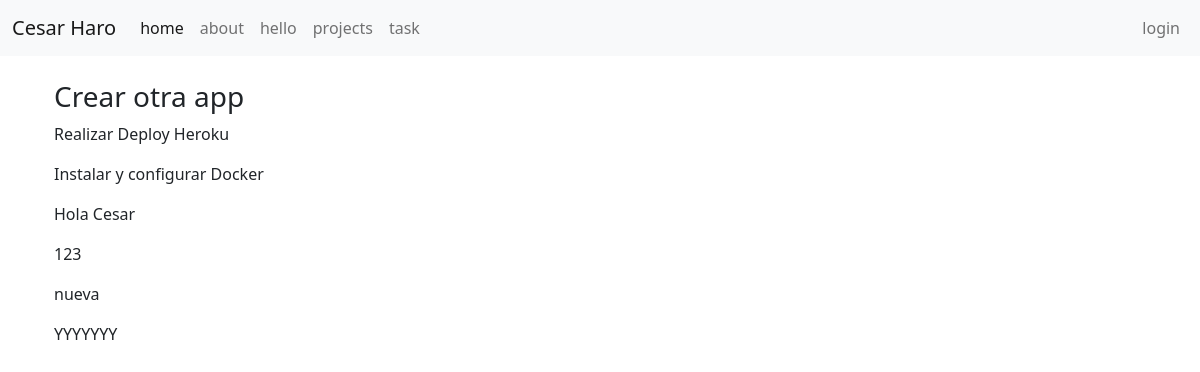
/projects/4, run on the app's committed database.
### myapp/models.py (models this page shows, shortened)
class Project(models.Model):
    name = models.CharField(max_length=200)
    def __str__(self):
        return self.name

class Task(models.Model):
    title = models.CharField(max_length=200)
    description = models.TextField()
    project = models.ForeignKey(Project, on_delete=models.CASCADE)
    done = models.BooleanField(default=False)

### myapp/views.py (the view)
# urls.py: path('projects/<int:id>', views.project_detail, name="project_detail"),
def project_detail(request, id):
    project = get_object_or_404(Project, id=id)
    tasks = Task.objects.filter(project_id=id)
    return render(request, 'projects/detail.html', {
        'project': project,
        'tasks': tasks
        })

### myapp/templates/projects/detail.html
{% extends "layouts/layout.html" %}
{% block content %}
<h3>{{project}}</h3>
{% for task in tasks %}
<div>
    <p>{{task.title}}</p>
</div>
{% endfor %}
{% endblock %}

### data on the page
Project: name "Crear otra app"
Task: title "Realizar Deploy Heroku"
Task: title "Instalar y configurar Docker"
Task: title "Hola Cesar"
Task: title "123"
Task: title "nueva"
Task: title "YYYYYYY"
